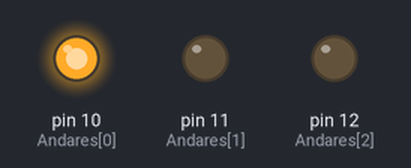
This sketch was run on a simulated Arduino Uno, built with avr-gcc and run on an emulated ATmega328P. Parts: output pins drawn as LEDs (lit = HIGH). Pins used as bus, display or sensor lines are not drawn.

Above: at 0.22 s.
At 12.53 s:
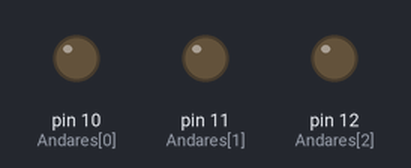
At 26.5 s:
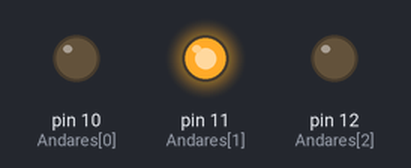
At 32.4 s:
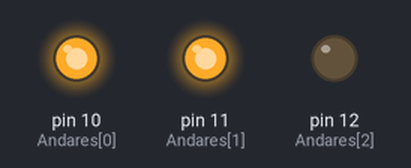
At 37.9 s:
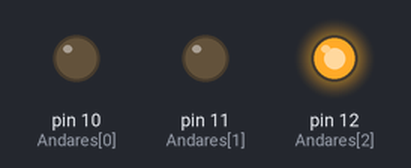
Timing chart, 0 to 39.4 s (numbered marks = the images above):
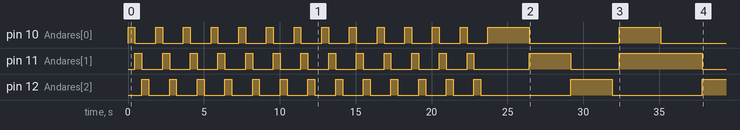

The sketch:

led_cube.ino
```cpp
unsigned int Colunas[] = {1,2,3,4,5,6,7,8,9};
unsigned int Andares[] = {10,11,12};
unsigned int MatrizPinos [3][3] = {{1, 2, 3},
                                    {4, 5, 6},
                                    {7, 8, 9}};

void setup(){
  // Definição dos Pinos de I/O
  int i, j;
  for (i = 0; i < sizeof(Colunas)/sizeof(int); i++) {
    pinMode(Colunas[i], OUTPUT);
  }
  for (j = 0; j < sizeof(Andares)/sizeof(int); j++){
    pinMode(Andares[j], OUTPUT);
  }
}

// funcao que implementa delay em ms
void delay_ms(uint16_t x)
{
  uint8_t y, z;
  for ( ; x > 0 ; x--){ // decrementa o valor do tempo
    for ( y = 0 ; y < 60; y++){
      for ( z = 0 ; z < 60 ; z++){
        asm volatile ("nop");
      }
    }
  }
}

void config_MatrizCubo(int op){

  bool MatrizCubo[3][3];

  int i, j;

  switch (op){
    // Padrao 1
    case 1:
      for(int i = 0; i < 3; i++){
        for(int j = 0; j < 3; j++){
          if(i%2 == 0 and j%2 == 0){ MatrizCubo[i][j] = 1; digitalWrite(MatrizPinos[i][j], MatrizCubo[i][j]);}
          else{ MatrizCubo[i][j] = 0; digitalWrite(MatrizPinos[i][j], MatrizCubo[i][j]);}
        }
      }
    break;
    // Padrao 2
    case 2:
      for(int i = 0; i < 3; i++){
        for(int j = 0; j < 3; j++){
          if(i == j){ MatrizCubo[i][j] = 1; digitalWrite(MatrizPinos[i][j], MatrizCubo[i][j]);}
          else{ MatrizCubo[i][j] = 0; digitalWrite(MatrizPinos[i][j], MatrizCubo[i][j]);}
        }
      }
     break;

   // Padrao 3
    case 3:
      for(int i = 0; i < 3; i++){
        for(int j = 0; j < 3; j++){
          if(i%2 == 0 and j%2 == 0){ MatrizCubo[i][j] = 0; digitalWrite(MatrizPinos[i][j], MatrizCubo[i][j]);}
          else{ MatrizCubo[i][j] = 1; digitalWrite(MatrizPinos[i][j], MatrizCubo[i][j]);}
        }
      }
    break;

    // Padrao 4
    case 4:
      for(int i = 0; i < 3; i++){
        for(int j = 0; j < 3; j++){
          if(i < j){ MatrizCubo[i][j] = 1; digitalWrite(MatrizPinos[i][j], MatrizCubo[i][j]);}
          else {MatrizCubo[i][j] = 0; digitalWrite(MatrizPinos[i][j], MatrizCubo[i][j]);}
        }
      }
    break;

   // Padrao 5
   case 5:
      for(int i = 0; i < 3; i++){
        for(int j = 0; j < 3; j++){
          if(i > j){ MatrizCubo[i][j] = 1; digitalWrite(MatrizPinos[i][j], MatrizCubo[i][j]);}
          else {MatrizCubo[i][j] = 0; digitalWrite(MatrizPinos[i][j], MatrizCubo[i][j]);}
        }
      }
    break;

    // Padrao 6
    case 6:
      for(int i = 0; i < 3; i++){
        for(int j = 0; j < 3; j++){
          if(i != j) {MatrizCubo[i][j] = 1; digitalWrite(MatrizPinos[i][j], MatrizCubo[i][j]);}
          else {MatrizCubo[i][j] = 0; digitalWrite(MatrizPinos[i][j], MatrizCubo[i][j]);}
        }
      }
    break;

    //Padrao 7
    case 7:
      for(int i = 0; i < 3; i++){
        for(int j = 0; j < 3; j++){
          if(j == 1) {MatrizCubo[i][j] = 0; digitalWrite(MatrizPinos[i][j], MatrizCubo[i][j]);}
          else {MatrizCubo[i][j] = 1; digitalWrite(MatrizPinos[i][j], MatrizCubo[i][j]);}
        }
      }
    break;

    //Padrao 8
    case 8:
      for(int i = 0; i < 3; i++){
        for(int j = 0; j < 3; j++){
          if(i+j == 2) {MatrizCubo[i][j] = 0; digitalWrite(MatrizPinos[i][j], MatrizCubo[i][j]);}
          else {MatrizCubo[i][j] = 1; digitalWrite(MatrizPinos[i][j], MatrizCubo[i][j]);}
        }
      }
    break;

    //Padrao 9
    case 9:
      for(int i = 0; i < 3; i++){
        for(int j = 0; j < 3; j++){
          if(i == 1) {MatrizCubo[i][j] = 0; digitalWrite(MatrizPinos[i][j], MatrizCubo[i][j]);}
          else {MatrizCubo[i][j] = 1; digitalWrite(MatrizPinos[i][j], MatrizCubo[i][j]);}
        }
      }
    break;

    //Padrao 10
    case 10:
      for(int i = 0; i < 3; i++){
        for(int j = 0; j < 3; j++){
          if(i != j) {MatrizCubo[i][j] = 1; digitalWrite(MatrizPinos[i][j], MatrizCubo[i][j]);}
          else {MatrizCubo[i][j] = 0; digitalWrite(MatrizPinos[i][j], MatrizCubo[i][j]);}
        }
      }
    break;

    //Padrao 11
    case 11:
      for(int i = 0; i < 3; i++){
        for(int j = 0; j < 3; j++){
          if(j == 1) {MatrizCubo[i][j] = 0; digitalWrite(MatrizPinos[i][j], MatrizCubo[i][j]);}
          else {MatrizCubo[i][j] = 1; digitalWrite(MatrizPinos[i][j], MatrizCubo[i][j]);}
        }
      }
    break;

     //Padrao 12
    case 12:
      for(int i = 0; i < 3; i++){
        for(int j = 0; j < 3; j++){
          if(abs(i-j) == 1) {MatrizCubo[i][j] = 0; digitalWrite(MatrizPinos[i][j], MatrizCubo[i][j]);}
          else {MatrizCubo[i][j] = 1; digitalWrite(MatrizPinos[i][j], MatrizCubo[i][j]);}
        }
      }
    break;

    //Padrao 13
    case 13:
      for(int i = 0; i < 3; i++){
        for(int j = 0; j < 3; j++){
          if(abs(i-j) != 1) {MatrizCubo[i][j] = 0; digitalWrite(MatrizPinos[i][j], MatrizCubo[i][j]);}
          else {MatrizCubo[i][j] = 1; digitalWrite(MatrizPinos[i][j], MatrizCubo[i][j]);}
        }
      }
    break;

   // Padrao 14
    case 14:
      for(j = 0; j < 3; j++){
        for(i = 0; i < 10; i++){
          digitalWrite(Andares[j], HIGH);
          digitalWrite(Colunas[i], HIGH);
          delay_ms(3e2);
          digitalWrite(Colunas[i], LOW);
          if(j > j-1)
          digitalWrite(Andares[j], LOW);
        }
      }
     break;
  }
}


void loop(){
// Declaração de Variáveis
  int i, j;
  int flag = 0;

  for(int op = 1; op < 15; op++){
    for(int k = 0; k < 3; k++){
      if(flag == 0){
        digitalWrite(Andares[k],HIGH);
        flag = 1;
        if(flag == 1){
          config_MatrizCubo(op);
          flag = 0;
          delay_ms(5e2);
          digitalWrite(Andares[k],LOW);
        }
      }
    }
     delay_ms(5e2);
  }
}
```

Measured:
- by itself, pin 10 (Andares[0]): goes 13 × (HIGH 0.46 s, LOW 1.4 s), HIGH 2.7 s, LOW 5.9 s, HIGH 2.7 s, then LOW
- by itself, pin 11 (Andares[1]): goes 12 × (HIGH 0.46 s, LOW 1.4 s), HIGH 0.46 s, LOW 3.6 s, HIGH 2.7 s, LOW 3.2 s, HIGH 5.5 s, then LOW
- by itself, pin 12 (Andares[2]): goes 12 × (HIGH 0.46 s, LOW 1.4 s), HIGH 0.46 s, LOW 5.9 s, HIGH 2.7 s, LOW 5.9 s, then HIGH
